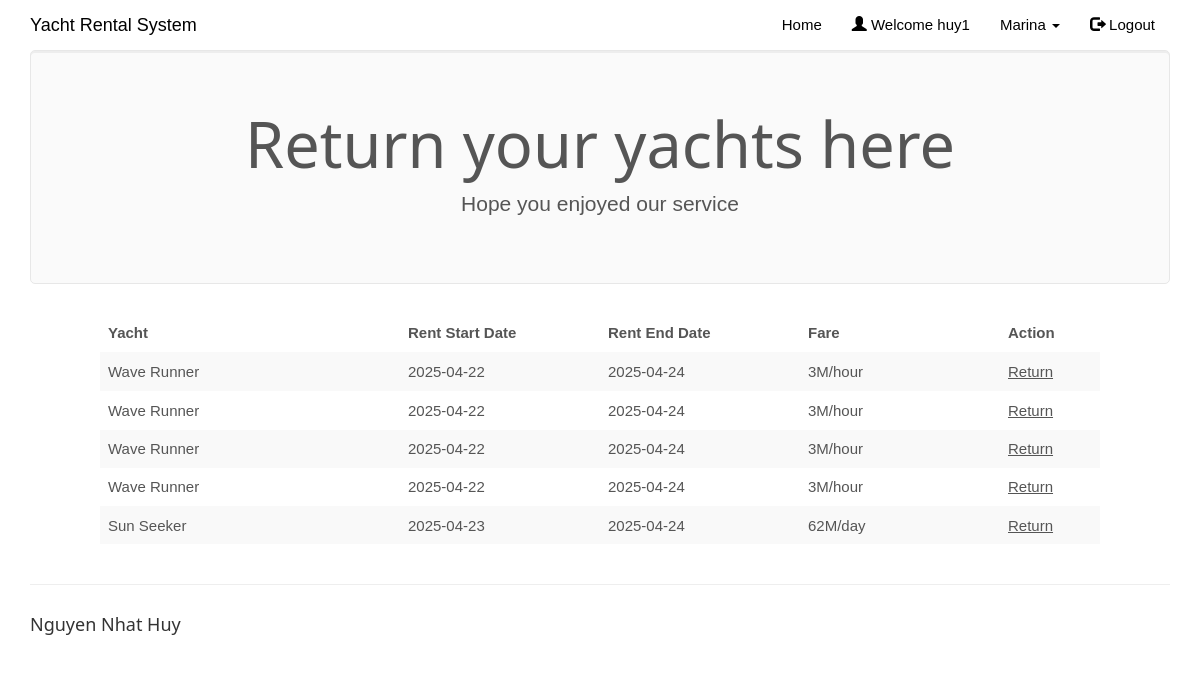
The app's page /prereturnyacht.php (signed in) with its own data.
### tables this page shows
CREATE TABLE `rentedyachts` (
  `id` int(100) NOT NULL,
  `customer_username` varchar(50) NOT NULL,
  `yacht_id` int(20) NOT NULL,
  `driver_id` int(20) NOT NULL,
  `booking_date` date NOT NULL,
  `rent_start_date` date NOT NULL,
  `rent_end_date` date NOT NULL,
  `yacht_return_date` date DEFAULT NULL,
  `charge_type` varchar(25) NOT NULL DEFAULT 'days',
  `fare` double DEFAULT NULL,
  `quantity` int(50) DEFAULT NULL,
  `total_amount` double DEFAULT NULL,
  `return_status` varchar(10) NOT NULL
);

CREATE TABLE `yachts` (
  `yacht_id` int(20) NOT NULL,
  `yacht_name` varchar(50) NOT NULL,
  `yachttype_id` varchar(50) NOT NULL,
  `yacht_img` varchar(50) DEFAULT 'NA',
  `price_per_hour` double NOT NULL,
  `price_per_day` double NOT NULL,
  `engine_type` varchar(50) NOT NULL,
  `max_passengers` int(11) NOT NULL,
  `yacht_availability` varchar(10) NOT NULL
);

### prereturnyacht.php (the view, shortened to what this page needs)
<!DOCTYPE html>
<html>
<?php
$conn = Connect();
?>
<head>
<link rel="stylesheet" href="assets/bootstrap/css/bootstrap.min.css">
<link rel="stylesheet" href="assets/fonts/font-awesome.min.css">
    <link rel="stylesheet" href="assets/w3css/w3.css">
<link rel="stylesheet" type="text/css" href="assets/css/customerlogin.css">
<link rel="stylesheet" type="text/css" media="screen" href="assets/css/clientpage.css" />
</head>
<body id="page-top" data-spy="scroll" data-target=".navbar-fixed-top">
    <nav class="navbar navbar-custom navbar-fixed-top" role="navigation" style="color: black">
        <div class="container">
            <div class="navbar-header">
                <a class="navbar-brand page-scroll" href="index.php">
                   Yacht Rental System </a>
            </div>
            <?php
                if(isset($_SESSION['login_client'])){
            ?>
            <div class="collapse navbar-collapse navbar-right navbar-main-collapse">
                <ul class="nav navbar-nav">
                    <li>
                        <a href="index.php">Home</a>
                    </li>
                    <li>
                        <a href="#"><span class="glyphicon glyphicon-user"></span> Welcome <?php echo $_SESSION['login_client']; ?></a>
                    </li>
                    <li>
                    <ul class="nav navbar-nav navbar-right">
            <li><a href="#" class="dropdown-toggle active" data-toggle="dropdown" role="button" aria-haspopup="true" aria-expanded="false"><span class="glyphicon glyphicon-user"></span> Control Panel <span class="caret"></span> </a>
                <ul class="dropdown-menu">
              <li> <a href="enteryacht.php">Add Yacht</a></li>
              <li> <a href="enterdriver.php"> Add Driver</a></li>
              <li> <a href="clientview.php">View</a></li>
            </ul>
            </li>
          </ul>
                    </li>
                    <li>
                        <a href="logout.php"><span class="glyphicon glyphicon-log-out"></span> Logout</a>
                    </li>
                </ul>
            </div>
            <?php
                }
                else if (isset($_SESSION['login_customer'])){
            ?>
            <div class="collapse navbar-collapse navbar-right navbar-main-collapse">
                <ul class="nav navbar-nav">
                    <li>
                        <a href="index.php">Home</a>
                    </li>
                    <li>
                        <a href="#"><span class="glyphicon glyphicon-user"></span> Welcome <?php echo $_SESSION['login_customer']; ?></a>
                    </li>
                    <ul class="nav navbar-nav">
            <li><a href="#" class="dropdown-toggle active" data-toggle="dropdown" role="button" aria-haspopup="true" aria-expanded="false"> Marina <span class="caret"></span> </a>
            </li>
          </ul>
                    <li>
                        <a href="logout.php"><span class="glyphicon glyphicon-log-out"></span> Logout</a>
                    </li>
                </ul>
            </div>
                <?php   }
                ?>
        </div>
    </nav>
<?php $login_customer = $_SESSION['login_customer'];
    $sql1 = "SELECT y.yacht_name, ry.rent_start_date, ry.rent_end_date, ry.fare, ry.charge_type, ry.id FROM rentedyachts ry, yachts y
    WHERE ry.customer_username='$login_customer' AND y.yacht_id=ry.yacht_id AND ry.return_status='NR'";
    $result1 = $conn->query($sql1);
    if (mysqli_num_rows($result1) > 0) {
?>
<div class="container">
      <div class="jumbotron">
        <h1 class="text-center">Return your yachts here</h1>
        <p class="text-center"> Hope you enjoyed our service </p>
      </div>
    </div>
    <div class="table-responsive" style="padding-left: 100px; padding-right: 100px;" >
<table class="table table-striped">
  <thead class="thead-dark">
<tr>
<th width="30%">Yacht</th>
<th width="20%">Rent Start Date</th>
<th width="20%">Rent End Date</th>
<th width="20%">Fare</th>
<th width="10%">Action</th>
</tr>
</thead>
<?php
        while($row = mysqli_fetch_assoc($result1)) {
?>
<tr>
<td><?php echo $row["yacht_name"]; ?></td>
<td><?php echo $row["rent_start_date"] ?></td>
<td><?php echo $row["rent_end_date"]; ?></td>
<td><?php
    if($row["charge_type"] == "day"){
        echo ($row["fare"] . "M/day");
    } else {
        echo ($row["fare"] . "M/hour");
    }
?></td>
<td><a href="returnyacht.php?id=<?php echo $row["id"];?>"> Return </a></td>
</tr>
<?php        } ?>
                </table>
                </div>
            <?php
        } ?>
</body>
<footer class="site-footer">
        <div class="container">
            <hr>
            <div class="row">
                <div class="col-sm-6">
                    <h5>Nguyen Nhat Huy</h5>
                </div>
            </div>
        </div>
    </footer>
</html>

### assets/w3css/w3.css (style rules this page uses)
*,*:before,*:after { box-sizing:inherit }
html { -ms-text-size-adjust:100%;-webkit-text-size-adjust:100% }
body { margin:0 }
article,aside,details,figcaption,figure,footer,header,main,menu,nav,section,summary { display:block }
a { background-color:transparent;-webkit-text-decoration-skip:objects }
hr { box-sizing:content-box;height:0;overflow:visible }
html,body { font-family:Verdana,sans-serif;font-size:15px;line-height:1.5 }
html { overflow-x:hidden }
h1 { font-size:36px }
h5 { font-size:18px }
h1,h2,h3,h4,h5,h6 { font-family:"Segoe UI",Arial,sans-serif;font-weight:400;margin:10px 0 }
hr { border:0;border-top:1px solid #eee;margin:20px 0 }
a { color:inherit }

### assets/css/customerlogin.css (style rules this page uses)
body, html { height: 100%; }
body { padding-top: 50px; background-size: 100%; }
footer { display: block; }

### records on screen
rentedyachts: yacht.yacht_name "Wave Runner", rent_start_date "2025-04-22", rent_end_date "2025-04-24", fare "3"
rentedyachts: yacht.yacht_name "Wave Runner", rent_start_date "2025-04-22", rent_end_date "2025-04-24", fare "3"
rentedyachts: yacht.yacht_name "Wave Runner", rent_start_date "2025-04-22", rent_end_date "2025-04-24", fare "3"
rentedyachts: yacht.yacht_name "Wave Runner", rent_start_date "2025-04-22", rent_end_date "2025-04-24", fare "3"
rentedyachts: yacht.yacht_name "Sun Seeker", rent_start_date "2025-04-23", rent_end_date "2025-04-24", fare "62"

### other values on screen
$_SESSION['login_customer'] "huy1"
